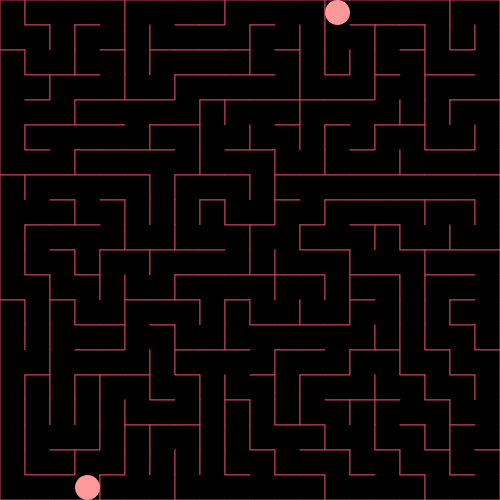
Frame 1 (no input)
Frame 60 (no input): identical to frame 1, image omitted
Frame 120 (the mouse pressed at the canvas centre since frame 60): identical to frame 1, image omitted

The p5.js sketch that drew this single still picture (run headless with seeded random() and noise() and a simulated clock; from frame 60 on, the mouse is pressed at the canvas centre):

// p5.js sketch
// ── sketch.js
var cells=[] ;
var rows,cols;
var cellDimention=25;
var current ,start ,end;
var stack=[];

function setup (){
  createCanvas(500,500);
  rows = floor(500/cellDimention);
  cols = floor(500/cellDimention);
  console.log(`Columns: ${cols}`);
  console.log(`Rows: ${rows}`);
//  frameRate(5); 
 
  for (var j=0 ;j<rows ;j++){
    for (var i=0 ; i<cols ;i++){
      var cell =new Cell (i,j);
      cells.push(cell);
    }
  }

  start=floor((random(0,19)));
  end=floor((random(380,399)));
  current=cells[0];

  first = true;
  while (first || next || stack.length >0){
    first = false;
    console.log(`At ${current.i}, ${current.j}`);
    current.visited=true;
    //current.highlight();
    //1.
    var next= current.checkNeighbors();
    if (next) {
      next.visited=true;
      
      //2.
      stack.push(current);

      //3.
      removeWalls(current,next);
      

      //4.
      current=next;
    }
    else if (stack.length > 0) {
      current = stack.pop();
    }
  }
}



function draw(){

  background(30);
  for (var i=0 ;i<cells.length ;i++){
    cells[i].show();
  }
  
  cells[start].highlight();
  cells[end].highlight();
}


function Cell(i, j){
  this.j= j;
  this.i=i;
            //top - right - bottom - left
  this.walls=[true , true , true , true];
  this.visited=false;  
this.highlight=function(){
  var x= this.i * cellDimention;
  var y=this.j*cellDimention;
  noStroke();
  fill(255, 153, 153);
  rect(x,y,cellDimention,cellDimention, 15 ,15);
}

  this.show=function(){
   var x=this.i*cellDimention;
   var y= this.j*cellDimention;

   
   if (this.visited){
    noStroke();
    fill(0);
    rect(x ,y,cellDimention,cellDimention);
  }

   //fill(204, 101, 192, 127);
   stroke(200,67,100);
   
   //top
  if (this.walls[0]){
   line ( x , y , x + cellDimention , y);
  }
   //right
   if (this.walls[1]){
   line ( x + cellDimention , y , x + cellDimention , y + cellDimention);
   }
   //bottom
   if (this.walls[2]){
   line ( x + cellDimention , y + cellDimention , x , y + cellDimention);
   }
   //left
   if (this.walls[3]){
   line ( x , y + cellDimention , x , y);
   }

}

 this.checkNeighbors =function(){
  var Neighbors=[];

  var top=cells[cellIndex( i, j-1 )];

  if (top && !top.visited){
    Neighbors.push(top);
  }
  var right=cells[cellIndex( i+1 ,j )];
  
  if (right && !right.visited){
    Neighbors.push(right);
  }
  var bottom=cells[cellIndex( i, j+1 )];

  if (bottom && !bottom.visited){
    Neighbors.push(bottom);
  }
  var left=cells[cellIndex( i-1 , j)];

  if (left && !left.visited){
    Neighbors.push(left);
  }

  if (Neighbors.length>0){
    var r=floor(random(0,Neighbors.length));
    return Neighbors[r];
  } else {
    return undefined ;
  }
  }
  
 }
 

function removeWalls(a,b){
  console.log(`Removing walls between (${a.i}, ${a.j}) and (${b.i}, ${b.j})`);
  var x= a.i - b.i;
 //b-a
  if (x===1){
    a.walls[3]=false;
    b.walls[1]=false;
  }
  //a-b
  else if(x===-1){
    a.walls[1]=false;
    b.walls[3]=false;
  }

  var y= a.j - b.j;
  //a/b
  if (y=== -1){
    a.walls[2]=false;
    b.walls[0]=false;
  }
  //b/a
  else if(y===1){
    a.walls[0]=false;
    b.walls[2]=false;
  }
}
function cellIndex(i,j){

  if (i<0 || j<0 || j>rows-1 || i>cols-1){
     return undefined;
  }
  return i + j * cols;
}
